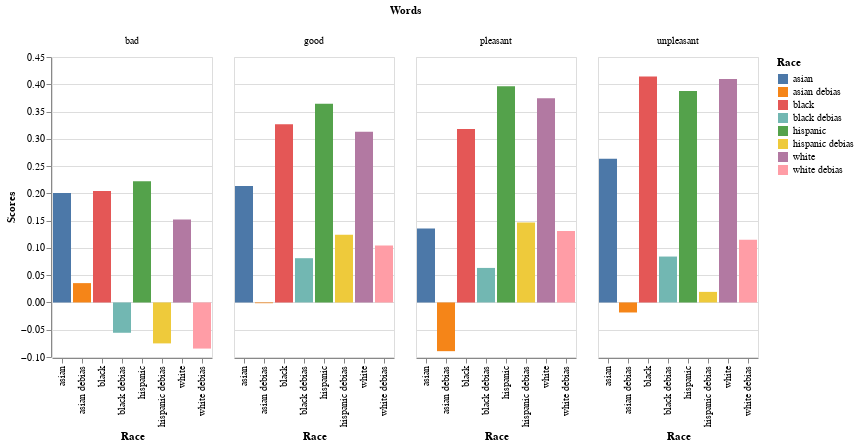

Notebook code cell kept with this figure:
### Code cell
alt.Chart(similarity_scores).mark_bar().encode(
    x='Race:N',
    y='Scores:Q',
    color='Race:N',
    column='Words:N'
)

### Figure 1 — Vega-Lite specification as saved in the notebook (floating-point values rounded to 4 significant figures)
{"config": {"view": {"continuousWidth": 400, "continuousHeight": 300}}, "data": {"name": "data-9ce0573e5fc81667f5faaece7d9ef080"}, "mark": "bar", "encoding": {"color": {"type": "nominal", "field": "Race"}, "column": {"type": "nominal", "field": "Words"}, "x": {"type": "nominal", "field": "Race"}, "y": {"type": "quantitative", "field": "Scores"}}, "$schema": "https://vega.github.io/schema/vega-lite/v4.8.1.json", "datasets": {"data-9ce0573e5fc81667f5faaece7d9ef080": [{"Words": "good", "Scores": 0.3267, "Race": "black"}, {"Words": "good", "Scores": 0.08113, "Race": "black debias"}, {"Words": "bad", "Scores": 0.2043, "Race": "black"}, {"Words": "bad", "Scores": -0.05558, "Race": "black debias"}, {"Words": "pleasant", "Scores": 0.3182, "Race": "black"}, {"Words": "pleasant", "Scores": 0.06331, "Race": "black debias"}, {"Words": "unpleasant", "Scores": 0.4143, "Race": "black"}, {"Words": "unpleasant", "Scores": 0.08417, "Race": "black debias"}, {"Words": "good", "Scores": 0.3642, "Race": "hispanic"}, {"Words": "good", "Scores": 0.124, "Race": "hispanic debias"}, {"Words": "bad", "Scores": 0.2224, "Race": "hispanic"}, {"Words": "bad", "Scores": -0.07506, "Race": "hispanic debias"}, {"Words": "pleasant", "Scores": 0.3962, "Race": "hispanic"}, {"Words": "pleasant", "Scores": 0.1467, "Race": "hispanic debias"}, {"Words": "unpleasant", "Scores": 0.3876, "Race": "hispanic"}, {"Words": "unpleasant", "Scores": 0.01938, "Race": "hispanic debias"}, {"Words": "good", "Scores": 0.2134, "Race": "asian"}, {"Words": "good", "Scores": -0.001359, "Race": "asian debias"}, {"Words": "bad", "Scores": 0.2007, "Race": "asian"}, {"Words": "bad", "Scores": 0.03544, "Race": "asian debias"}, {"Words": "pleasant", "Scores": 0.1357, "Race": "asian"}, {"Words": "pleasant", "Scores": -0.08931, "Race": "asian debias"}, {"Words": "unpleasant", "Scores": 0.2635, "Race": "asian"}, {"Words": "unpleasant", "Scores": -0.01838, "Race": "asian debias"}, {"Words": "good", "Scores": 0.3132, "Race": "white"}, {"Words": "good", "Scores": 0.1045, "Race": "white debias"}, {"Words": "bad", "Scores": 0.1522, "Race": "white"}, {"Words": "bad", "Scores": -0.08455, "Race": "white debias"}, {"Words": "pleasant", "Scores": 0.3742, "Race": "white"}, {"Words": "pleasant", "Scores": 0.1311, "Race": "white debias"}, {"Words": "unpleasant", "Scores": 0.4098, "Race": "white"}, {"Words": "unpleasant", "Scores": 0.1151, "Race": "white debias"}]}}
